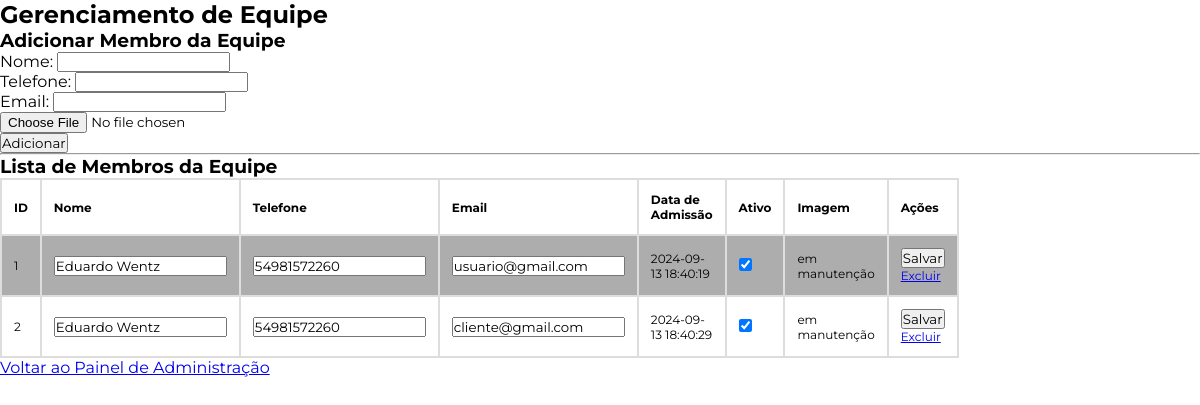
Screenshot of /gerenciamentoequipe with the database file from the repository.
### tables this page shows
CREATE TABLE Equipe (
            equipe_id INTEGER PRIMARY KEY AUTOINCREMENT,
            nome TEXT NOT NULL,
            telefone TEXT,
            email TEXT UNIQUE,
            data_admissao TEXT DEFAULT (datetime('now')),
            ativo INTEGER DEFAULT 1,
            imagem BLOB  -- Nova coluna para armazenar o caminho da imagem
        );

### app.py (the view, shortened to what this page needs)
@app.route('/gerenciamentoequipe', methods=['GET', 'POST'])
def gerenciar_equipe():
    conn = get_db_connection()
    if request.args.get('excluir'):
        equipe_id = request.args.get('excluir')
        print(f"Excluindo membro da equipe equipe_id: {equipe_id}")  # Debug
        conn.execute('DELETE FROM Equipe WHERE equipe_id = ?', (equipe_id,))
        conn.commit()
        flash('Membro da equipe excluído com sucesso!')
    equipe = conn.execute('SELECT * FROM Equipe').fetchall()
    conn.close()
    return render_template('gerenciamento_equipe.html', equipe=equipe)

### app.py (called while the page is built)
def get_db_connection():
    conn = sqlite3.connect('barbearia.db')
    conn.row_factory = sqlite3.Row  # Permite acessar os resultados como dicionário
    return conn

### templates/gerenciamento_equipe.html (shortened to what this page needs)
<!DOCTYPE html>
<html lang="en">
<head>
    <link rel="stylesheet" type="text/css" href="{{ url_for('static', filename='css/style.css') }}">
</head>
<body>
    <h2>Gerenciamento de Equipe</h2>
    <h3>Adicionar Membro da Equipe</h3>
    <form action="/gerenciamentoequipe" method="POST">
        <label for="nome">Nome:</label>
        <input type="text" id="nome" name="nome" required>
        <br>
        <label for="telefone">Telefone:</label>
        <input type="text" id="telefone" name="telefone">
        <br>
        <label for="email">Email:</label>
        <input type="email" id="email" name="email" required>
        <br>
        <input type="file" name="imagem" accept="image/*">
        <br>
        <button type="submit">Adicionar</button>
    </form>
    <hr>
    <h3>Lista de Membros da Equipe</h3>
    <table border="1">
        <tr>
            <th>ID</th>
            <th>Nome</th>
            <th>Telefone</th>
            <th>Email</th>
            <th>Data de Admissão</th>
            <th>Ativo</th>
            <th>Imagem</th>
            <th>Ações</th>
        </tr>
        {% for membro in equipe %}
        <tr>
            <form action="/gerenciamentoequipe" method="POST" enctype="multipart/form-data">
                <td>{{ membro.equipe_id }}</td>
                <td>
                    <input type="text" name="nome" value="{{ membro.nome }}" required>
                </td>
                <td>
                    <input type="text" name="telefone" value="{{ membro.telefone }}">
                </td>
                <td>
                    <input type="email" name="email" value="{{ membro.email }}" required>
                </td>
                <td>{{ membro.data_admissao }}</td>
                <td>
                    <input type="checkbox" name="ativo" {% if membro.ativo == 1 %}checked{% endif %}>
                </td>
                <td>
                    {% if membro.imagem %}
                        <img src="{{ url_for('imagem', equipe_id=membro.equipe_id) }}" alt="Imagem de {{ membro.nome }}" style="width: 100px; height: auto;">
                    {% else %}
                        em manutenção
                    {% endif %}
                </td>
                <td>
                    <button type="submit" name="editar">Salvar</button>
                    <a href="?excluir={{ membro.equipe_id }}" onclick="return confirm('Tem certeza que deseja excluir este membro da equipe?');">Excluir</a>
                </td>
            </form>
        </tr>
        {% endfor %}
    </table>
    <a href="/indexadmin">Voltar ao Painel de Administração</a>
</body>
</html>

### static/css/style.css (style rules this page uses)
:root { --cor-principal: #6b0002; --cor-secundaria: black; --cor-terciaria: #fafafa; --animações1: #6b0002; --bordas: #fff; }
* { margin: 0; padding: 0; font-family: 'Montserrat', sans-serif; }
html { scroll-behavior: smooth; }
table { font-family: arial, sans-serif; border-collapse: collapse; width: 40vw; height: 9vw; }
td, th { border: 2px solid #dddddd; text-align: left; font-size: 1.5vh; padding: 12px; }
tr:nth-child(even) { background-color: #adadad; }

### rows the page displays
Equipe: equipe_id "1", nome "Eduardo Wentz", telefone "54981572260", email "usuario@gmail.com", data_admissao "2024-09-13 18:40:19", ativo "☑"
Equipe: equipe_id "2", nome "Eduardo Wentz", telefone "54981572260", email "cliente@gmail.com", data_admissao "2024-09-13 18:40:29", ativo "☑"
